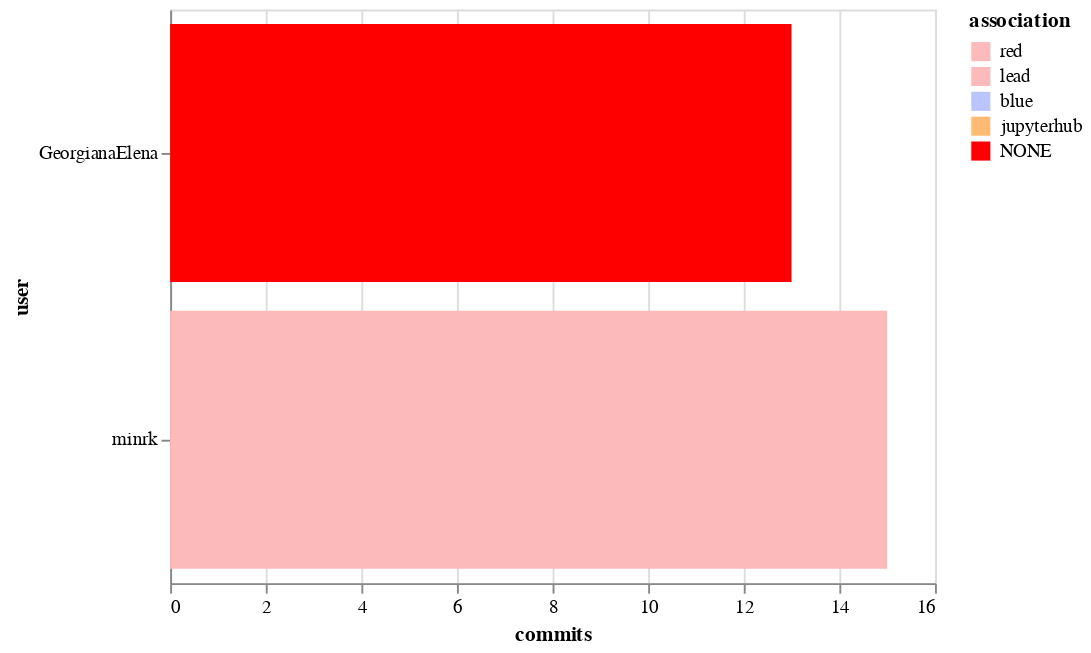

The notebook cell saved with this chart:
### Code cell
alt.Chart(top_committers).mark_bar().encode(
    x='commits',
    y='user',
    color=alt.Color('association', scale=color_scale)
)

### Figure 1 — Vega-Lite specification as saved in the notebook (floating-point values rounded to 4 significant figures)
{"$schema": "https://vega.github.io/schema/vega-lite/v2.6.0.json", "config": {"view": {"height": 300, "width": 400}}, "data": {"name": "data-d21260ae8ed8f8293c50e9495613d651"}, "datasets": {"data-d21260ae8ed8f8293c50e9495613d651": [{"association": "lead", "commits": 15, "user": "minrk"}, {"association": "NONE", "commits": 13, "user": "GeorgianaElena"}]}, "encoding": {"color": {"field": "association", "scale": {"domain": ["red", "lead", "blue", "jupyterhub", "NONE"], "range": ["#fdbaba", "#fdbaba", "#bac5fd", "#ffbb74", "red"]}, "type": "nominal"}, "x": {"field": "commits", "type": "quantitative"}, "y": {"field": "user", "type": "nominal"}}, "mark": "bar"}
